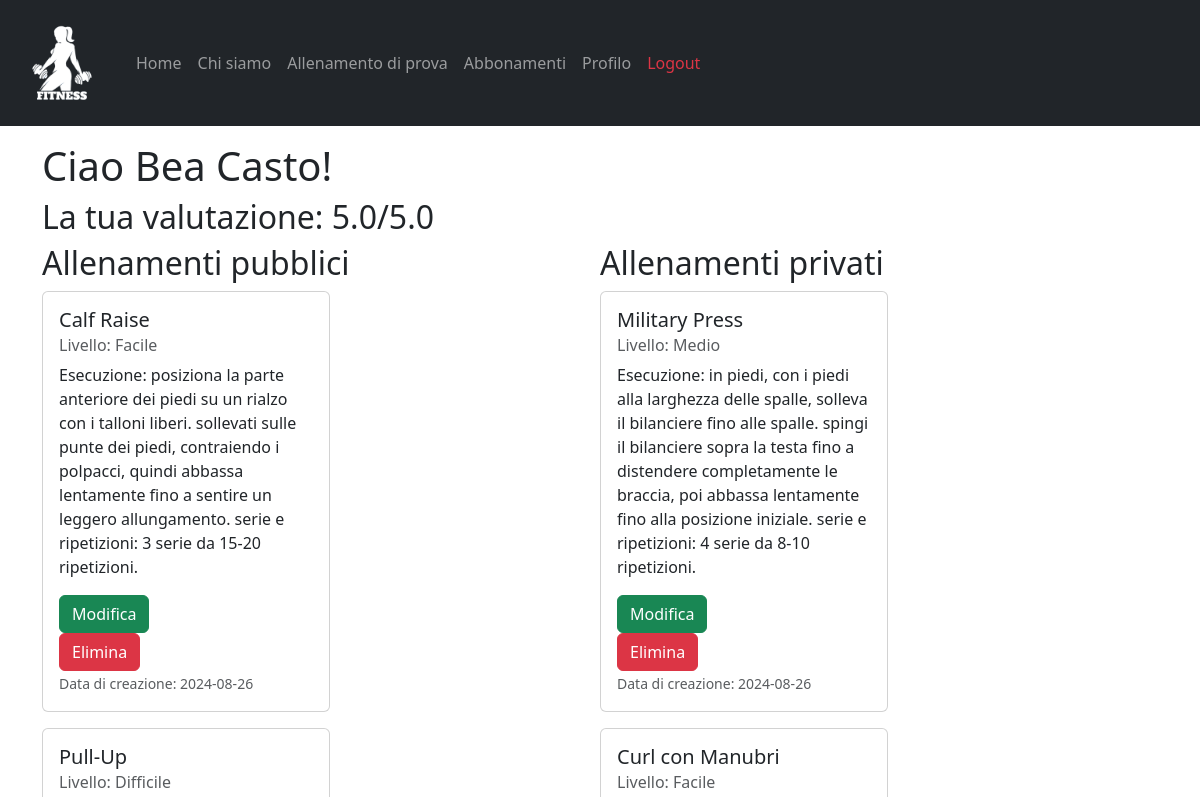
/profile (signed in, upper part), run on an earlier commit of the app's database.
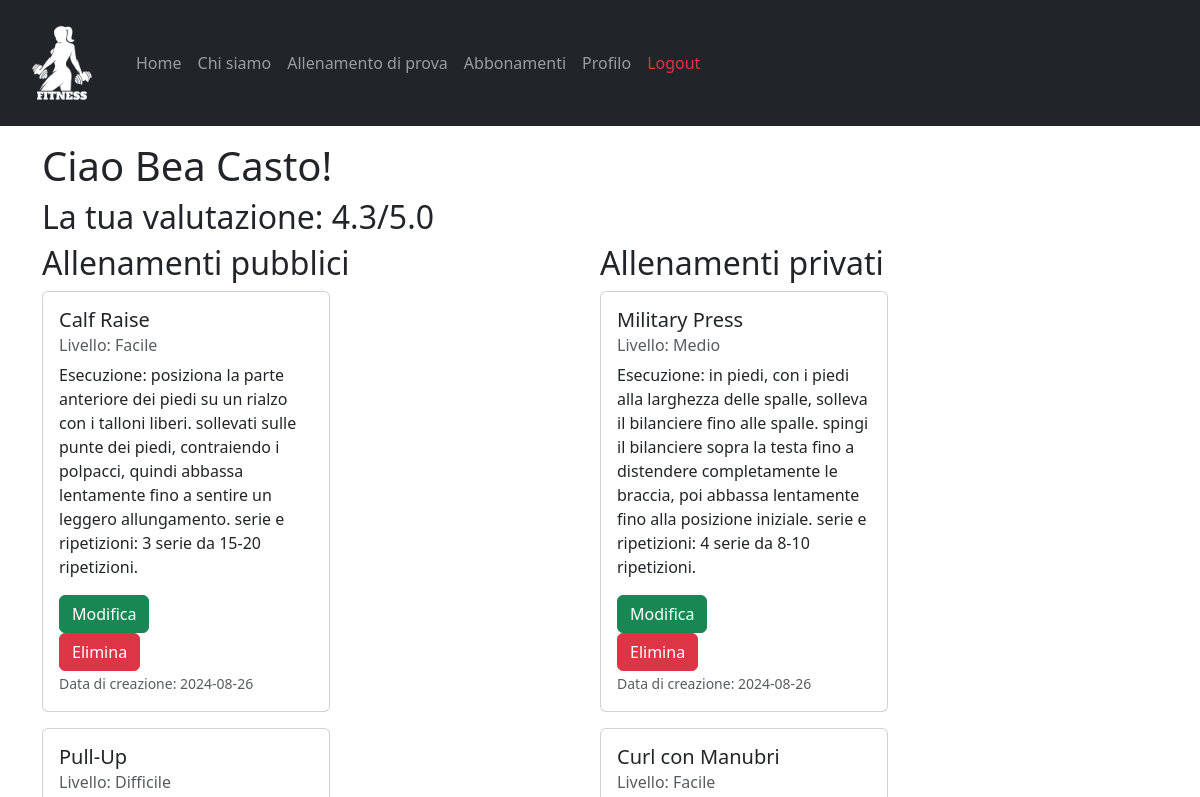
And on a later commit of the database.
### tables this page shows
CREATE TABLE "PersonalTrainers" (
	"nome"	TEXT NOT NULL,
	"email"	TEXT NOT NULL UNIQUE,
	"password"	TEXT NOT NULL,
	"rating"	REAL NOT NULL,
	"numOfRatings"	INTEGER NOT NULL,
	"pt_id"	INTEGER,
	"cognome"	TEXT NOT NULL,
	PRIMARY KEY("pt_id" AUTOINCREMENT),
	CHECK("rating" <= 5.0)
);

### app.py (the view)
@app.route("/profile")
def pt_profile():
  email = request.cookies.get('remember_token').split('|')[0]
  pt_id = utenti_dao.get_pt_id_by_email(email)
  allenamenti_pt_db = allenamenti_dao.get_allenamenti_by_pt(pt_id)
  return render_template('profile.html',allenamenti=allenamenti_pt_db)

### allenamenti_dao.py (called while the page is built)
def get_allenamenti_by_pt(pt_id):
	query = 'SELECT * FROM Allenamenti WHERE pt_id=? ORDER BY data_creazione DESC'
	connection = sqlite3.connect('db/personal.db')
	connection.row_factory = sqlite3.Row
	cursor = connection.cursor()
	cursor.execute(query, (pt_id,))
	result = cursor.fetchall()
	print(result)
	cursor.close()
	connection.close()
	return result

### app.py (called while the page is built)
@login_manager.user_loader
def load_user(user_email):
  print("load user:", user_email)
  user_db, type = utenti_dao.get_user_by_email(user_email)
  if type == 0:
    user = PersonalTrainer(nome=user_db['nome'], cognome=user_db['cognome'], pt_id=user_db['pt_id'], rating=user_db['rating'], numOfRatings=user_db['numOfRatings'], email=user_db['email'], password=user_db['password'])
  else:
    user = Client(nome=user_db['nome'], cognome=user_db['cognome'], client_id=user_db['client_id'], pt_id=user_db['pt_id'], email=user_db['email'], password=user_db['password'])
  return user

### templates/profile.html (shortened to what this page needs)
{% extends "base.html" %}
{% block content %}
	<h1>Ciao {{current_user.nome.capitalize()}} {{current_user.cognome.capitalize()}}!</h1>
  <h2>La tua valutazione: {% if current_user.rating == 0.0 %} <em>Nessuna valutazione</em> {% else %} {{'%.1f'%(current_user.rating)}}/5.0 {% endif %}</h2>
	<div class="row">
		<div class="col-6">
			<h2>Allenamenti pubblici</h2>
			{% for allenamento in allenamenti %}
        {% if allenamento.visibile != 0 %}
        <div class="col-3 mb-3">
          <div class="card" style="width: 18rem;">
            <div class="card-body">
              <h5 class="card-title">{{ allenamento.titolo }}</h5>
              <h6 class="card-subtitle mb-2 text-body-secondary">Livello: {{allenamento.livello.capitalize()}}</h6>
              <p class="card-text">{{allenamento.descrizione.capitalize()}}</p>
              <a href="/modify_workout/{{allenamento.id_allenamento}}" class="btn btn-success">Modifica</a>
              <form action="/delete_workout/{{allenamento.id_allenamento}}" method="post">
                <button type="submit" class="btn btn-danger">Elimina</button>
              </form>
              <p class="card-text"><small class="text-body-secondary">Data di creazione: {{allenamento.data_creazione.split()[0]}}</small></p>
            </div>
          </div>
        </div>
        {% endif %}
      {% endfor %}
		</div>
		<div class="col-6">
			<h2>Allenamenti privati</h2>
			{% for allenamento in allenamenti %}
        {% if allenamento.visibile == 0 %}
        <div class="col-3 mb-3">
          <div class="card" style="width: 18rem;">
            <div class="card-body">
              <h5 class="card-title">{{ allenamento.titolo }}</h5>
              <h6 class="card-subtitle mb-2 text-body-secondary">Livello: {{allenamento.livello.capitalize()}}</h6>
              <p class="card-text">{{allenamento.descrizione.capitalize()}}</p>
              <a href="/modify_workout/{{allenamento.id_allenamento}}" class="btn btn-success">Modifica</a>
              <form action="/delete_workout/{{allenamento.id_allenamento}}" method="post">
                <button type="submit" class="btn btn-danger">Elimina</button>
              </form>
              <p class="card-text"><small class="text-body-secondary">Data di creazione: {{allenamento.data_creazione.split()[0]}}</small></p>
            </div>
          </div>
        </div>
        {% endif %}
      {% endfor %}
		</div>
	</div>
{% endblock %}

What changed in the data, as far as the page shows it:
changed PersonalTrainers "Bea": rating "5.0" → "4.3"
